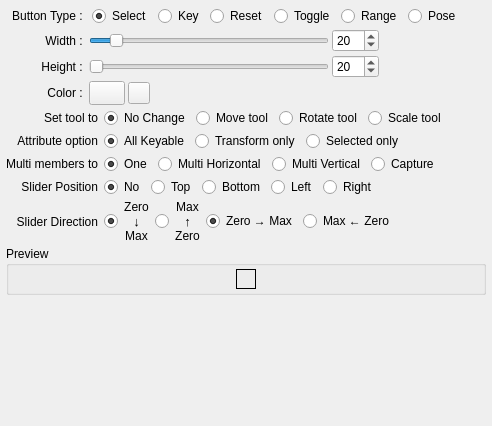
     <widget class="QWidget" name="sliderButton_tab">
      <property name="autoFillBackground">
       <bool>true</bool>
      </property>
      <attribute name="title">
       <string>Create</string>
      </attribute>
      <layout class="QVBoxLayout" name="verticalLayout_4">
       <property name="spacing">
        <number>3</number>
       </property>
       <property name="margin">
        <number>6</number>
       </property>
       <item>
        <widget class="QWidget" name="buttonType_widget" native="true">
         <property name="toolTip">
          <string>Select a button command type</string>
         </property>
         <layout class="QHBoxLayout" name="buttonType_Layout">
          <property name="spacing">
           <number>6</number>
          </property>
          <property name="margin">
           <number>0</number>
          </property>
          <item>
           <widget class="QLabel" name="label_12">
            <property name="minimumSize">
             <size>
              <width>80</width>
              <height>0</height>
             </size>
            </property>
            <property name="maximumSize">
             <size>
              <width>80</width>
              <height>16777215</height>
             </size>
            </property>
            <property name="text">
             <string>Button Type : </string>
            </property>
            <property name="alignment">
             <set>Qt::AlignRight|Qt::AlignTrailing|Qt::AlignVCenter</set>
            </property>
           </widget>
          </item>
          <item>
           <widget class="QRadioButton" name="select_radioButton">
            <property name="text">
             <string>Select</string>
            </property>
            <property name="checked">
             <bool>true</bool>
            </property>
           </widget>
          </item>
          <item>
           <widget class="QRadioButton" name="key_radioButton">
            <property name="text">
             <string>Key</string>
            </property>
           </widget>
          </item>
          <item>
           <widget class="QRadioButton" name="reset_radioButton">
            <property name="text">
             <string>Reset</string>
            </property>
           </widget>
          </item>
          <item>
           <widget class="QRadioButton" name="toggle_radioButton">
            <property name="text">
             <string>Toggle</string>
            </property>
           </widget>
          </item>
          <item>
           <widget class="QRadioButton" name="range_radioButton">
            <property name="text">
             <string>Range</string>
            </property>
           </widget>
          </item>
          <item>
           <widget class="QRadioButton" name="pose_radioButton">
            <property name="text">
             <string>Pose</string>
            </property>
            <property name="checked">
             <bool>false</bool>
            </property>
           </widget>
          </item>
          <item>
           <spacer name="horizontalSpacer_8">
            <property name="orientation">
             <enum>Qt::Horizontal</enum>
            </property>
            <property name="sizeHint" stdset="0">
             <size>
              <width>18</width>
              <height>20</height>
             </size>
            </property>
           </spacer>
          </item>
         </layout>
        </widget>
       </item>
       <item>
        <widget class="QWidget" name="sliderWidth_widget" native="true">
         <property name="toolTip">
          <string>Set width of the button</string>
         </property>
         <layout class="QHBoxLayout" name="sliderWidth_layout">
          <property name="spacing">
           <number>3</number>
          </property>
          <property name="margin">
           <number>0</number>
          </property>
          <item>
           <spacer name="horizontalSpacer_9">
            <property name="orientation">
             <enum>Qt::Horizontal</enum>
            </property>
            <property name="sizeType">
             <enum>QSizePolicy::Fixed</enum>
            </property>
            <property name="sizeHint" stdset="0">
             <size>
              <width>0</width>
              <height>20</height>
             </size>
            </property>
           </spacer>
          </item>
          <item>
           <widget class="QLabel" name="label_8">
            <property name="minimumSize">
             <size>
              <width>80</width>
              <height>0</height>
             </size>
            </property>
            <property name="maximumSize">
             <size>
              <width>80</width>
              <height>16777215</height>
             </size>
            </property>
            <property name="text">
             <string>Width : </string>
            </property>
            <property name="alignment">
             <set>Qt::AlignRight|Qt::AlignTrailing|Qt::AlignVCenter</set>
            </property>
           </widget>
          </item>
          <item>
           <widget class="QSlider" name="sliderWidth_slider">
            <property name="minimumSize">
             <size>
              <width>240</width>
              <height>0</height>
             </size>
            </property>
            <property name="maximumSize">
             <size>
              <width>240</width>
              <height>16777215</height>
             </size>
            </property>
            <property name="minimum">
             <number>10</number>
            </property>
            <property name="maximum">
             <number>120</number>
            </property>
            <property name="value">
             <number>20</number>
            </property>
            <property name="orientation">
             <enum>Qt::Horizontal</enum>
            </property>
           </widget>
          </item>
          <item>
           <widget class="QSpinBox" name="sliderWidth_spinBox">
            <property name="keyboardTracking">
             <bool>false</bool>
            </property>
            <property name="minimum">
             <number>10</number>
            </property>
            <property name="maximum">
             <number>400</number>
            </property>
            <property name="value">
             <number>20</number>
            </property>
           </widget>
          </item>
          <item>
           <spacer name="horizontalSpacer_14">
            <property name="orientation">
             <enum>Qt::Horizontal</enum>
            </property>
            <property name="sizeHint" stdset="0">
             <size>
              <width>40</width>
              <height>20</height>
             </size>
            </property>
           </spacer>
          </item>
         </layout>
        </widget>
       </item>
       <item>
        <widget class="QWidget" name="sliderHeight_widget" native="true">
         <property name="toolTip">
          <string>Set height of the button</string>
         </property>
         <layout class="QHBoxLayout" name="sliderHeight_layout">
          <property name="spacing">
           <number>3</number>
          </property>
          <property name="margin">
           <number>0</number>
          </property>
          <item>
           <spacer name="horizontalSpacer_10">
            <property name="orientation">
             <enum>Qt::Horizontal</enum>
            </property>
            <property name="sizeType">
             <enum>QSizePolicy::Fixed</enum>
            </property>
            <property name="sizeHint" stdset="0">
             <size>
              <width>0</width>
              <height>20</height>
             </size>
            </property>
           </spacer>
          </item>
          <item>
           <widget class="QLabel" name="label_9">
            <property name="minimumSize">
             <size>
              <width>80</width>
              <height>0</height>
             </size>
            </property>
            <property name="maximumSize">
             <size>
              <width>80</width>
              <height>16777215</height>
             </size>
            </property>
            <property name="text">
             <string>Height : </string>
            </property>
            <property name="alignment">
             <set>Qt::AlignRight|Qt::AlignTrailing|Qt::AlignVCenter</set>
            </property>
           </widget>
          </item>
          <item>
           <widget class="QSlider" name="sliderHeight_slider">
            <property name="minimumSize">
             <size>
              <width>240</width>
              <height>0</height>
             </size>
            </property>
            <property name="maximumSize">
             <size>
              <width>240</width>
              <height>16777215</height>
             </size>
            </property>
            <property name="minimum">
             <number>10</number>
            </property>
            <property name="maximum">
             <number>120</number>
            </property>
            <property name="orientation">
             <enum>Qt::Horizontal</enum>
            </property>
           </widget>
          </item>
          <item>
           <widget class="QSpinBox" name="sliderHeight_spinBox">
            <property name="keyboardTracking">
             <bool>false</bool>
            </property>
            <property name="minimum">
             <number>10</number>
            </property>
            <property name="maximum">
             <number>400</number>
            </property>
            <property name="value">
             <number>20</number>
            </property>
           </widget>
          </item>
          <item>
           <spacer name="horizontalSpacer_15">
            <property name="orientation">
             <enum>Qt::Horizontal</enum>
            </property>
            <property name="sizeHint" stdset="0">
             <size>
              <width>40</width>
              <height>20</height>
             </size>
            </property>
           </spacer>
          </item>
         </layout>
        </widget>
       </item>
       <item>
        <widget class="QWidget" name="sliderColor_widget" native="true">
         <layout class="QHBoxLayout" name="sliderColor_layout">
          <property name="spacing">
           <number>3</number>
          </property>
          <property name="margin">
           <number>0</number>
          </property>
          <item>
           <widget class="QLabel" name="label_13">
            <property name="minimumSize">
             <size>
              <width>80</width>
              <height>0</height>
             </size>
            </property>
            <property name="maximumSize">
             <size>
              <width>80</width>
              <height>16777215</height>
             </size>
            </property>
            <property name="text">
             <string>Color : </string>
            </property>
            <property name="alignment">
             <set>Qt::AlignRight|Qt::AlignTrailing|Qt::AlignVCenter</set>
            </property>
           </widget>
          </item>
          <item>
           <widget class="QPushButton" name="sliderColor_button">
            <property name="minimumSize">
             <size>
              <width>36</width>
              <height>24</height>
             </size>
            </property>
            <property name="maximumSize">
             <size>
              <width>36</width>
              <height>24</height>
             </size>
            </property>
            <property name="focusPolicy">
             <enum>Qt::NoFocus</enum>
            </property>
            <property name="toolTip">
             <string>To change color, click this.
If click with holding Ctrl, can use predefined palette.</string>
            </property>
           </widget>
          </item>
          <item>
           <widget class="QPushButton" name="showPalette_Button">
            <property name="minimumSize">
             <size>
              <width>22</width>
              <height>22</height>
             </size>
            </property>
            <property name="maximumSize">
             <size>
              <width>22</width>
              <height>22</height>
             </size>
            </property>
            <property name="focusPolicy">
             <enum>Qt::NoFocus</enum>
            </property>
            <property name="toolTip">
             <string>To change color using swatch palette, click this.</string>
            </property>
            <property name="icon">
             <iconset resource="resources.qrc">
              <normaloff>:/swatch</normaloff>:/swatch</iconset>
            </property>
           </widget>
          </item>
          <item>
           <spacer name="horizontalSpacer_11">
            <property name="orientation">
             <enum>Qt::Horizontal</enum>
            </property>
            <property name="sizeHint" stdset="0">
             <size>
              <width>40</width>
              <height>20</height>
             </size>
            </property>
           </spacer>
          </item>
         </layout>
        </widget>
       </item>
       <item>
        <widget class="QWidget" name="changeTool_widget" native="true">
         <property name="toolTip">
          <string>To affix additional manipulator, select a radio button.</string>
         </property>
         <layout class="QHBoxLayout" name="changeTool_layout">
          <property name="spacing">
           <number>6</number>
          </property>
          <property name="margin">
           <number>0</number>
          </property>
          <item>
           <widget class="QLabel" name="label_16">
            <property name="minimumSize">
             <size>
              <width>92</width>
              <height>0</height>
             </size>
            </property>
            <property name="maximumSize">
             <size>
              <width>92</width>
              <height>16777215</height>
             </size>
            </property>
            <property name="text">
             <string>Set tool to</string>
            </property>
            <property name="alignment">
             <set>Qt::AlignRight|Qt::AlignTrailing|Qt::AlignVCenter</set>
            </property>
           </widget>
          </item>
          <item>
           <widget class="QRadioButton" name="noChange_radioButton">
            <property name="text">
             <string>No Change</string>
            </property>
            <property name="checked">
             <bool>true</bool>
            </property>
           </widget>
          </item>
          <item>
           <widget class="QRadioButton" name="moveTool_radioButton">
            <property name="text">
             <string>Move tool</string>
            </property>
           </widget>
          </item>
          <item>
           <widget class="QRadioButton" name="rotateTool_radioButton">
            <property name="text">
             <string>Rotate tool</string>
            </property>
           </widget>
          </item>
          <item>
           <widget class="QRadioButton" name="scaleTool_radioButton">
            <property name="text">
             <string>Scale tool</string>
            </property>
           </widget>
          </item>
          <item>
           <spacer name="horizontalSpacer_6">
            <property name="orientation">
             <enum>Qt::Horizontal</enum>
            </property>
            <property name="sizeHint" stdset="0">
             <size>
              <width>40</width>
              <height>20</height>
             </size>
            </property>
           </spacer>
          </item>
         </layout>
        </widget>
       </item>
       <item>
        <widget class="QWidget" name="attributeOption_widget" native="true">
         <property name="toolTip">
          <string>To define attributes when create button, select a radio button.</string>
         </property>
         <layout class="QHBoxLayout" name="attributeOption_layout">
          <property name="spacing">
           <number>6</number>
          </property>
          <property name="margin">
           <number>0</number>
          </property>
          <item>
           <widget class="QLabel" name="label_17">
            <property name="minimumSize">
             <size>
              <width>92</width>
              <height>0</height>
             </size>
            </property>
            <property name="maximumSize">
             <size>
              <width>92</width>
              <height>16777215</height>
             </size>
            </property>
            <property name="text">
             <string>Attribute option</string>
            </property>
            <property name="alignment">
             <set>Qt::AlignRight|Qt::AlignTrailing|Qt::AlignVCenter</set>
            </property>
           </widget>
          </item>
          <item>
           <widget class="QRadioButton" name="allKeyable_radioButton">
            <property name="text">
             <string>All Keyable</string>
            </property>
            <property name="checked">
             <bool>true</bool>
            </property>
           </widget>
          </item>
          <item>
           <widget class="QRadioButton" name="transformOnly_radioButton">
            <property name="text">
             <string>Transform only</string>
            </property>
           </widget>
          </item>
          <item>
           <widget class="QRadioButton" name="selectedOnly_radioButton">
            <property name="text">
             <string>Selected only</string>
            </property>
           </widget>
          </item>
          <item>
           <spacer name="horizontalSpacer_12">
            <property name="orientation">
             <enum>Qt::Horizontal</enum>
            </property>
            <property name="sizeHint" stdset="0">
             <size>
              <width>40</width>
              <height>20</height>
             </size>
            </property>
           </spacer>
          </item>
         </layout>
        </widget>
       </item>
       <item>
        <widget class="QWidget" name="numberOfButtons_widget" native="true">
         <property name="toolTip">
          <string>To create against multiple target, select a radio button.</string>
         </property>
         <layout class="QHBoxLayout" name="numberOfButtons_layout">
          <property name="spacing">
           <number>6</number>
          </property>
          <property name="margin">
           <number>0</number>
          </property>
          <item>
           <widget class="QLabel" name="label_18">
            <property name="minimumSize">
             <size>
              <width>92</width>
              <height>0</height>
             </size>
            </property>
            <property name="maximumSize">
             <size>
              <width>92</width>
              <height>16777215</height>
             </size>
            </property>
            <property name="text">
             <string>Multi members to</string>
            </property>
            <property name="alignment">
             <set>Qt::AlignRight|Qt::AlignTrailing|Qt::AlignVCenter</set>
            </property>
           </widget>
          </item>
          <item>
           <widget class="QRadioButton" name="one_radioButton">
            <property name="text">
             <string>One</string>
            </property>
            <property name="checked">
             <bool>true</bool>
            </property>
           </widget>
          </item>
          <item>
           <widget class="QRadioButton" name="multiHorizontal_radioButton">
            <property name="text">
             <string>Multi Horizontal</string>
            </property>
           </widget>
          </item>
          <item>
           <widget class="QRadioButton" name="multiVertical_radioButton">
            <property name="text">
             <string>Multi Vertical</string>
            </property>
           </widget>
          </item>
          <item>
           <widget class="QRadioButton" name="capture_radioButton">
            <property name="text">
             <string>Capture</string>
            </property>
           </widget>
          </item>
          <item>
           <spacer name="horizontalSpacer_13">
            <property name="orientation">
             <enum>Qt::Horizontal</enum>
            </property>
            <property name="sizeHint" stdset="0">
             <size>
              <width>40</width>
              <height>20</height>
             </size>
            </property>
           </spacer>
          </item>
         </layout>
        </widget>
       </item>
       <item>
        <widget class="QWidget" name="sliderAttach_widget" native="true">
         <property name="toolTip">
          <string>To set slider position in button, select a radio button.</string>
         </property>
         <layout class="QHBoxLayout" name="sliderAttach_layout">
          <property name="spacing">
           <number>6</number>
          </property>
          <property name="margin">
           <number>0</number>
          </property>
          <item>
           <widget class="QLabel" name="label_10">
            <property name="minimumSize">
             <size>
              <width>92</width>
              <height>0</height>
             </size>
            </property>
            <property name="maximumSize">
             <size>
              <width>92</width>
              <height>16777215</height>
             </size>
            </property>
            <property name="text">
             <string>Slider Position</string>
            </property>
            <property name="alignment">
             <set>Qt::AlignRight|Qt::AlignTrailing|Qt::AlignVCenter</set>
            </property>
           </widget>
          </item>
          <item>
           <widget class="QRadioButton" name="attachNo_radioButton">
            <property name="text">
             <string>No</string>
            </property>
            <property name="checked">
             <bool>true</bool>
            </property>
           </widget>
          </item>
          <item>
           <widget class="QRadioButton" name="attachToTop_radioButton">
            <property name="text">
             <string>Top</string>
            </property>
           </widget>
          </item>
          <item>
           <widget class="QRadioButton" name="attachToBottom_radioButton">
            <property name="text">
             <string>Bottom</string>
            </property>
           </widget>
          </item>
          <item>
           <widget class="QRadioButton" name="attachToLeft_radioButton">
            <property name="text">
             <string>Left</string>
            </property>
           </widget>
          </item>
          <item>
           <widget class="QRadioButton" name="attachToRight_radioButton">
            <property name="text">
             <string>Right</string>
            </property>
           </widget>
          </item>
          <item>
           <spacer name="horizontalSpacer_5">
            <property name="orientation">
             <enum>Qt::Horizontal</enum>
            </property>
            <property name="sizeHint" stdset="0">
             <size>
              <width>38</width>
              <height>20</height>
             </size>
            </property>
           </spacer>
          </item>
         </layout>
        </widget>
       </item>
       <item>
        <widget class="QWidget" name="sliderDirection_widget" native="true">
         <property name="toolTip">
          <string>To change slider behavior direction, select a radio button.</string>
         </property>
         <layout class="QHBoxLayout" name="sliderDirection_layout">
          <property name="spacing">
           <number>6</number>
          </property>
          <property name="margin">
           <number>0</number>
          </property>
          <item>
           <widget class="QLabel" name="label_11">
            <property name="minimumSize">
             <size>
              <width>92</width>
              <height>0</height>
             </size>
            </property>
            <property name="maximumSize">
             <size>
              <width>92</width>
              <height>16777215</height>
             </size>
            </property>
            <property name="text">
             <string>Slider Direction</string>
            </property>
            <property name="alignment">
             <set>Qt::AlignRight|Qt::AlignTrailing|Qt::AlignVCenter</set>
            </property>
           </widget>
          </item>
          <item>
           <widget class="QWidget" name="verticalSliderDirection_widget" native="true">
            <layout class="QHBoxLayout" name="horizontalLayout_11">
             <property name="margin">
              <number>0</number>
             </property>
             <item>
              <widget class="QRadioButton" name="zeroToBottom_radioButton">
               <property name="checked">
                <bool>true</bool>
               </property>
              </widget>
             </item>
             <item>
              <widget class="QLabel" name="label_14">
               <property name="text">
                <string>&lt;html&gt;&lt;head/&gt;&lt;body&gt;&lt;p align=&quot;center&quot;&gt;Zero&lt;br/&gt;&lt;span style=&quot; font-size:10pt;&quot;&gt;↓&lt;/span&gt;&lt;br/&gt;Max&lt;/p&gt;&lt;/body&gt;&lt;/html&gt;</string>
               </property>
               <property name="alignment">
                <set>Qt::AlignCenter</set>
               </property>
              </widget>
             </item>
             <item>
              <widget class="QRadioButton" name="topToZero_radioButton"/>
             </item>
             <item>
              <widget class="QLabel" name="label_15">
               <property name="text">
                <string>&lt;html&gt;&lt;head/&gt;&lt;body&gt;&lt;p align=&quot;center&quot;&gt;Max&lt;br/&gt;&lt;span style=&quot; font-size:10pt;&quot;&gt;↑&lt;/span&gt;&lt;br/&gt;Zero&lt;/p&gt;&lt;/body&gt;&lt;/html&gt;</string>
               </property>
              </widget>
             </item>
            </layout>
           </widget>
          </item>
          <item>
           <widget class="QWidget" name="horizontalSliderDirection_widget" native="true">
            <layout class="QHBoxLayout" name="horizontalLayout_13">
             <property name="margin">
              <number>0</number>
             </property>
             <item>
              <widget class="QRadioButton" name="zeroToRight_radioButton">
               <property name="text">
                <string>Zero → Max</string>
               </property>
               <property name="checked">
                <bool>true</bool>
               </property>
              </widget>
             </item>
             <item>
              <widget class="QRadioButton" name="leftToZero_radioButton">
               <property name="text">
                <string>Max ← Zero</string>
               </property>
              </widget>
             </item>
            </layout>
           </widget>
          </item>
          <item>
           <spacer name="horizontalSpacer_7">
            <property name="orientation">
             <enum>Qt::Horizontal</enum>
            </property>
            <property name="sizeHint" stdset="0">
             <size>
              <width>40</width>
              <height>20</height>
             </size>
            </property>
           </spacer>
          </item>
         </layout>
        </widget>
       </item>
       <item>
        <widget class="QGroupBox" name="sliderPreview_container">
         <property name="title">
          <string>Preview</string>
         </property>
         <property name="flat">
          <bool>true</bool>
         </property>
         <layout class="QHBoxLayout" name="sliderPreview_layout">
          <property name="margin">
           <number>3</number>
          </property>
          <item>
           <widget class="QFrame" name="sliderPreview_widget">
            <property name="minimumSize">
             <size>
              <width>20</width>
              <height>20</height>
             </size>
            </property>
            <property name="maximumSize">
             <size>
              <width>20</width>
              <height>20</height>
             </size>
            </property>
            <property name="toolTip">
             <string>To create button as shown, drag and drop onto map.</string>
            </property>
            <property name="frameShape">
             <enum>QFrame::Box</enum>
            </property>
           </widget>
          </item>
         </layout>
        </widget>
       </item>
       <item>
        <spacer name="verticalSpacer_3">
         <property name="orientation">
          <enum>Qt::Vertical</enum>
         </property>
         <property name="sizeHint" stdset="0">
          <size>
           <width>20</width>
           <height>125</height>
          </size>
         </property>
        </spacer>
       </item>
      </layout>
      <zorder>buttonType_widget</zorder>
      <zorder>sliderWidth_widget</zorder>
      <zorder>sliderHeight_widget</zorder>
      <zorder>sliderColor_widget</zorder>
      <zorder>sliderAttach_widget</zorder>
      <zorder>sliderDirection_widget</zorder>
      <zorder>verticalSpacer_3</zorder>
      <zorder>sliderPreview_container</zorder>
      <zorder>changeTool_widget</zorder>
      <zorder>attributeOption_widget</zorder>
      <zorder>numberOfButtons_widget</zorder>
     </widget>
